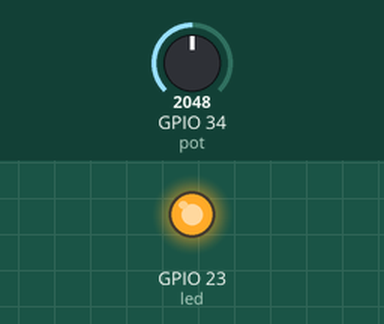
Bench run of a sketch on a simulated ESP32. On the bench: output pins drawn as LEDs (lit = HIGH). The test bench sets the inputs (shaded band); at power-on: GPIO 34 (pot) = 2048.

Above: at 1.2 s.
1.3 s: GPIO 34 (pot) set to 1058
2.8 s: GPIO 34 (pot) set to 958
At 3.2 s:
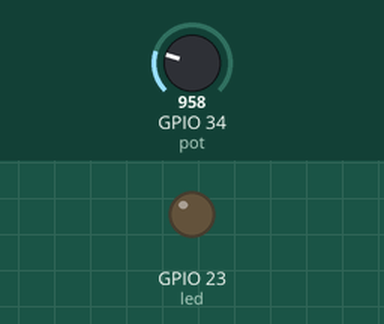
4.3 s: GPIO 34 (pot) set to 1064
At 5.5 s:
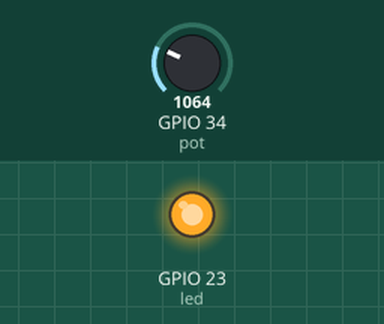
5.8 s: GPIO 34 (pot) set to 984
At 6.7 s:
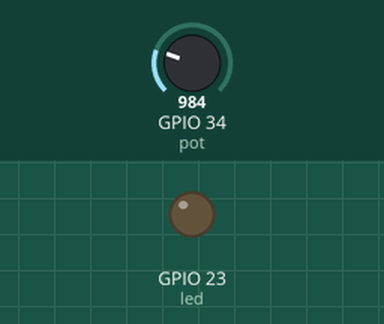
Timing chart, 0 to 8.3 s (numbered marks = the images above; inputs shaded):
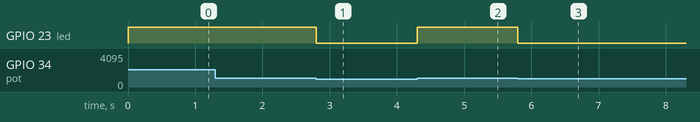

Measured:
- the behaviour switches between 1024 and 1023 on GPIO 34 (pot) (found by bisection; images 0 and 1)
- after the input at 1.3 s, every drawn part: stays the same
- after the input at 2.8 s, GPIO 23 (led): HIGH → LOW at once
- after the input at 4.3 s, GPIO 23 (led): LOW → HIGH at once
- after the input at 5.8 s, GPIO 23 (led): HIGH → LOW at once

The sketch:

ESP32_POTENCIOMETRO.ino
```cpp
int led=23;
int pot=34;

int potValue=0;

void setup() {
  // put your setup code here, to run once:
  pinMode(23,OUTPUT);
  pinMode(34,INPUT);
}

void loop() {

  potValue=analogRead(pot);

  if(potValue>=1024){
    digitalWrite(led,HIGH);
  }
  else{
    digitalWrite(led,LOW);
  }

}
```
